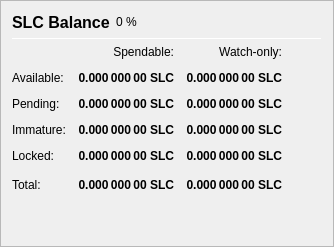
                   <widget class="QFrame" name="frame_Balances">
                    <property name="frameShape">
                     <enum>QFrame::StyledPanel</enum>
                    </property>
                    <property name="frameShadow">
                     <enum>QFrame::Raised</enum>
                    </property>
                    <layout class="QVBoxLayout" name="verticalLayout_4">
                     <item>
                      <layout class="QHBoxLayout" name="horizontalLayout_4">
                       <item>
                        <widget class="QLabel" name="label_5">
                         <property name="minimumSize">
                          <size>
                           <width>0</width>
                           <height>20</height>
                          </size>
                         </property>
                         <property name="font">
                          <font>
                           <pointsize>12</pointsize>
                           <weight>75</weight>
                           <bold>true</bold>
                          </font>
                         </property>
                         <property name="text">
                          <string>SLC Balance</string>
                         </property>
                        </widget>
                       </item>
                       <item>
                        <widget class="QLabel" name="labelSLCPercent">
                         <property name="text">
                          <string notr="true">0 %</string>
                         </property>
                        </widget>
                       </item>
                       <item>
                        <spacer name="horizontalSpacer_3">
                         <property name="orientation">
                          <enum>Qt::Horizontal</enum>
                         </property>
                         <property name="sizeHint" stdset="0">
                          <size>
                           <width>40</width>
                           <height>20</height>
                          </size>
                         </property>
                        </spacer>
                       </item>
                      </layout>
                     </item>
                     <item>
                      <widget class="Line" name="line_Balance">
                       <property name="minimumSize">
                        <size>
                         <width>0</width>
                         <height>1</height>
                        </size>
                       </property>
                       <property name="maximumSize">
                        <size>
                         <width>16777215</width>
                         <height>1</height>
                        </size>
                       </property>
                       <property name="orientation">
                        <enum>Qt::Horizontal</enum>
                       </property>
                      </widget>
                     </item>
                     <item>
                      <layout class="QGridLayout" name="gridLayout">
                       <property name="spacing">
                        <number>12</number>
                       </property>
                       <item row="0" column="1">
                        <widget class="QLabel" name="labelSpendable">
                         <property name="text">
                          <string>Spendable:</string>
                         </property>
                         <property name="alignment">
                          <set>Qt::AlignRight|Qt::AlignTrailing|Qt::AlignVCenter</set>
                         </property>
                        </widget>
                       </item>
                       <item row="0" column="2">
                        <widget class="QLabel" name="labelWatchonly">
                         <property name="text">
                          <string>Watch-only:</string>
                         </property>
                         <property name="alignment">
                          <set>Qt::AlignRight|Qt::AlignTrailing|Qt::AlignVCenter</set>
                         </property>
                        </widget>
                       </item>
                       <item row="1" column="0">
                        <widget class="QLabel" name="labelBalanceText">
                         <property name="text">
                          <string>Available:</string>
                         </property>
                        </widget>
                       </item>
                       <item row="1" column="1">
                        <widget class="QLabel" name="labelBalance">
                         <property name="font">
                          <font>
                           <weight>75</weight>
                           <bold>true</bold>
                          </font>
                         </property>
                         <property name="cursor">
                          <cursorShape>IBeamCursor</cursorShape>
                         </property>
                         <property name="toolTip">
                          <string>Your current spendable balance</string>
                         </property>
                         <property name="text">
                          <string notr="true">0.000 000 00 SLC</string>
                         </property>
                         <property name="alignment">
                          <set>Qt::AlignRight|Qt::AlignTrailing|Qt::AlignVCenter</set>
                         </property>
                         <property name="textInteractionFlags">
                          <set>Qt::LinksAccessibleByMouse|Qt::TextSelectableByKeyboard|Qt::TextSelectableByMouse</set>
                         </property>
                        </widget>
                       </item>
                       <item row="1" column="2">
                        <widget class="QLabel" name="labelWatchAvailable">
                         <property name="font">
                          <font>
                           <weight>75</weight>
                           <bold>true</bold>
                          </font>
                         </property>
                         <property name="cursor">
                          <cursorShape>IBeamCursor</cursorShape>
                         </property>
                         <property name="toolTip">
                          <string>Your current balance in watch-only addresses</string>
                         </property>
                         <property name="text">
                          <string notr="true">0.000 000 00 SLC</string>
                         </property>
                         <property name="alignment">
                          <set>Qt::AlignRight|Qt::AlignTrailing|Qt::AlignVCenter</set>
                         </property>
                         <property name="textInteractionFlags">
                          <set>Qt::LinksAccessibleByMouse|Qt::TextSelectableByKeyboard|Qt::TextSelectableByMouse</set>
                         </property>
                        </widget>
                       </item>
                       <item row="2" column="0">
                        <widget class="QLabel" name="labelPendingText">
                         <property name="text">
                          <string>Pending:</string>
                         </property>
                        </widget>
                       </item>
                       <item row="2" column="1">
                        <widget class="QLabel" name="labelUnconfirmed">
                         <property name="font">
                          <font>
                           <weight>75</weight>
                           <bold>true</bold>
                          </font>
                         </property>
                         <property name="cursor">
                          <cursorShape>IBeamCursor</cursorShape>
                         </property>
                         <property name="toolTip">
                          <string>Total of transactions that have yet to be confirmed, and do not yet count toward the spendable balance</string>
                         </property>
                         <property name="text">
                          <string notr="true">0.000 000 00 SLC</string>
                         </property>
                         <property name="alignment">
                          <set>Qt::AlignRight|Qt::AlignTrailing|Qt::AlignVCenter</set>
                         </property>
                         <property name="textInteractionFlags">
                          <set>Qt::LinksAccessibleByMouse|Qt::TextSelectableByKeyboard|Qt::TextSelectableByMouse</set>
                         </property>
                        </widget>
                       </item>
                       <item row="2" column="2">
                        <widget class="QLabel" name="labelWatchPending">
                         <property name="font">
                          <font>
                           <weight>75</weight>
                           <bold>true</bold>
                          </font>
                         </property>
                         <property name="cursor">
                          <cursorShape>IBeamCursor</cursorShape>
                         </property>
                         <property name="toolTip">
                          <string>Unconfirmed transactions to watch-only addresses</string>
                         </property>
                         <property name="text">
                          <string notr="true">0.000 000 00 SLC</string>
                         </property>
                         <property name="alignment">
                          <set>Qt::AlignRight|Qt::AlignTrailing|Qt::AlignVCenter</set>
                         </property>
                         <property name="textInteractionFlags">
                          <set>Qt::LinksAccessibleByMouse|Qt::TextSelectableByKeyboard|Qt::TextSelectableByMouse</set>
                         </property>
                        </widget>
                       </item>
                       <item row="3" column="0">
                        <widget class="QLabel" name="labelImmatureText">
                         <property name="text">
                          <string>Immature:</string>
                         </property>
                        </widget>
                       </item>
                       <item row="3" column="1">
                        <widget class="QLabel" name="labelImmature">
                         <property name="font">
                          <font>
                           <weight>75</weight>
                           <bold>true</bold>
                          </font>
                         </property>
                         <property name="cursor">
                          <cursorShape>IBeamCursor</cursorShape>
                         </property>
                         <property name="toolTip">
                          <string>Staked or masternode rewards that has not yet matured</string>
                         </property>
                         <property name="text">
                          <string notr="true">0.000 000 00 SLC</string>
                         </property>
                         <property name="alignment">
                          <set>Qt::AlignRight|Qt::AlignTrailing|Qt::AlignVCenter</set>
                         </property>
                         <property name="textInteractionFlags">
                          <set>Qt::LinksAccessibleByMouse|Qt::TextSelectableByKeyboard|Qt::TextSelectableByMouse</set>
                         </property>
                        </widget>
                       </item>
                       <item row="3" column="2">
                        <widget class="QLabel" name="labelWatchImmature">
                         <property name="font">
                          <font>
                           <weight>75</weight>
                           <bold>true</bold>
                          </font>
                         </property>
                         <property name="cursor">
                          <cursorShape>IBeamCursor</cursorShape>
                         </property>
                         <property name="toolTip">
                          <string>Staked or masternode rewards in watch-only addresses that has not yet matured</string>
                         </property>
                         <property name="text">
                          <string notr="true">0.000 000 00 SLC</string>
                         </property>
                         <property name="alignment">
                          <set>Qt::AlignRight|Qt::AlignTrailing|Qt::AlignVCenter</set>
                         </property>
                         <property name="textInteractionFlags">
                          <set>Qt::LinksAccessibleByMouse|Qt::TextSelectableByKeyboard|Qt::TextSelectableByMouse</set>
                         </property>
                        </widget>
                       </item>
                       <item row="4" column="0">
                        <widget class="QLabel" name="labelLockedBalanceText">
                         <property name="toolTip">
                          <string>Locked SLC or Masternode collaterals. These are excluded from zSLC minting.</string>
                         </property>
                         <property name="text">
                          <string>Locked:</string>
                         </property>
                        </widget>
                       </item>
                       <item row="4" column="1">
                        <widget class="QLabel" name="labelLockedBalance">
                         <property name="font">
                          <font>
                           <weight>75</weight>
                           <bold>true</bold>
                          </font>
                         </property>
                         <property name="cursor">
                          <cursorShape>IBeamCursor</cursorShape>
                         </property>
                         <property name="toolTip">
                          <string>Locked SLC or Masternode collaterals. These are excluded from zSLC minting.</string>
                         </property>
                         <property name="text">
                          <string notr="true">0.000 000 00 SLC</string>
                         </property>
                         <property name="alignment">
                          <set>Qt::AlignRight|Qt::AlignTrailing|Qt::AlignVCenter</set>
                         </property>
                         <property name="textInteractionFlags">
                          <set>Qt::LinksAccessibleByMouse|Qt::TextSelectableByKeyboard|Qt::TextSelectableByMouse</set>
                         </property>
                        </widget>
                       </item>
                       <item row="4" column="2">
                        <widget class="QLabel" name="labelWatchLocked">
                         <property name="font">
                          <font>
                           <weight>75</weight>
                           <bold>true</bold>
                          </font>
                         </property>
                         <property name="cursor">
                          <cursorShape>IBeamCursor</cursorShape>
                         </property>
                         <property name="toolTip">
                          <string>Current locked balance in watch-only addresses</string>
                         </property>
                         <property name="text">
                          <string notr="true">0.000 000 00 SLC</string>
                         </property>
                         <property name="alignment">
                          <set>Qt::AlignRight|Qt::AlignTrailing|Qt::AlignVCenter</set>
                         </property>
                         <property name="textInteractionFlags">
                          <set>Qt::LinksAccessibleByMouse|Qt::TextSelectableByKeyboard|Qt::TextSelectableByMouse</set>
                         </property>
                        </widget>
                       </item>
                       <item row="5" column="0">
                        <widget class="QLabel" name="labelTotalText">
                         <property name="toolTip">
                          <string>Your current sollida balance, unconfirmed and immature transactions included</string>
                         </property>
                         <property name="text">
                          <string>Total:</string>
                         </property>
                        </widget>
                       </item>
                       <item row="5" column="1">
                        <widget class="QLabel" name="labelTotal">
                         <property name="font">
                          <font>
                           <weight>75</weight>
                           <bold>true</bold>
                          </font>
                         </property>
                         <property name="cursor">
                          <cursorShape>IBeamCursor</cursorShape>
                         </property>
                         <property name="toolTip">
                          <string>Your current sollida balance, unconfirmed and immature transactions included</string>
                         </property>
                         <property name="text">
                          <string notr="true">0.000 000 00 SLC</string>
                         </property>
                         <property name="alignment">
                          <set>Qt::AlignRight|Qt::AlignTrailing|Qt::AlignVCenter</set>
                         </property>
                         <property name="textInteractionFlags">
                          <set>Qt::LinksAccessibleByMouse|Qt::TextSelectableByKeyboard|Qt::TextSelectableByMouse</set>
                         </property>
                        </widget>
                       </item>
                       <item row="5" column="2">
                        <widget class="QLabel" name="labelWatchTotal">
                         <property name="font">
                          <font>
                           <weight>75</weight>
                           <bold>true</bold>
                          </font>
                         </property>
                         <property name="cursor">
                          <cursorShape>IBeamCursor</cursorShape>
                         </property>
                         <property name="toolTip">
                          <string>Current total balance in watch-only addresses</string>
                         </property>
                         <property name="text">
                          <string notr="true">0.000 000 00 SLC</string>
                         </property>
                         <property name="alignment">
                          <set>Qt::AlignRight|Qt::AlignTrailing|Qt::AlignVCenter</set>
                         </property>
                         <property name="textInteractionFlags">
                          <set>Qt::LinksAccessibleByMouse|Qt::TextSelectableByKeyboard|Qt::TextSelectableByMouse</set>
                         </property>
                        </widget>
                       </item>
                       <item row="5" column="3">
                        <spacer name="horizontalSpacer_9">
                         <property name="orientation">
                          <enum>Qt::Horizontal</enum>
                         </property>
                         <property name="sizeHint" stdset="0">
                          <size>
                           <width>40</width>
                           <height>20</height>
                          </size>
                         </property>
                        </spacer>
                       </item>
                      </layout>
                     </item>
                     <item>
                      <spacer name="verticalSpacer_3">
                       <property name="orientation">
                        <enum>Qt::Vertical</enum>
                       </property>
                       <property name="sizeHint" stdset="0">
                        <size>
                         <width>20</width>
                         <height>40</height>
                        </size>
                       </property>
                      </spacer>
                     </item>
                    </layout>
                   </widget>
